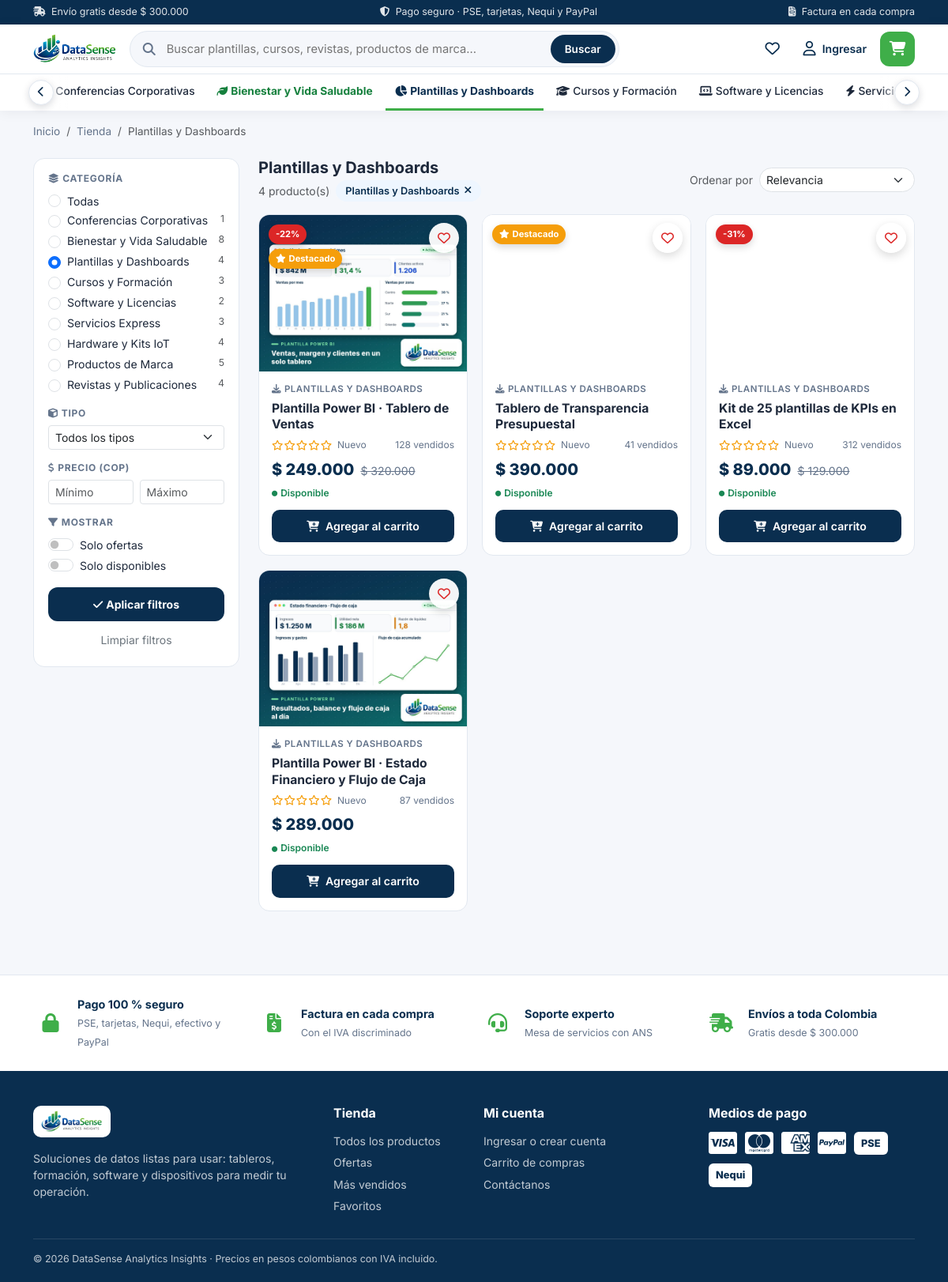
/tienda.php?categoria=plantillas-dashboards, run on the app's committed database.
### tables this page shows
CREATE TABLE `tienda_categorias` (
  `id` int(11) NOT NULL AUTO_INCREMENT,
  `nombre` varchar(80) NOT NULL,
  `slug` varchar(90) NOT NULL,
  `icono` varchar(40) NOT NULL DEFAULT 'fa-tag',
  `orden` int(11) NOT NULL DEFAULT 0,
  `activa` tinyint(1) NOT NULL DEFAULT 1,
  PRIMARY KEY (`id`),
  UNIQUE KEY `uq_tienda_categoria_slug` (`slug`)
);

CREATE TABLE `tienda_productos` (
  `id` int(11) NOT NULL AUTO_INCREMENT,
  `categoria_id` int(11) DEFAULT NULL,
  `sku` varchar(30) NOT NULL,
  `nombre` varchar(150) NOT NULL,
  `slug` varchar(170) NOT NULL,
  `resumen` varchar(255) NOT NULL DEFAULT '',
  `descripcion` text DEFAULT NULL,
  `incluye` text DEFAULT NULL,
  `tipo` varchar(20) NOT NULL DEFAULT 'Digital',
  `precio` decimal(14,2) NOT NULL,
  `precio_anterior` decimal(14,2) DEFAULT NULL,
  `stock` int(11) DEFAULT NULL,
  `requiere_envio` tinyint(1) NOT NULL DEFAULT 0,
  `icono` varchar(40) NOT NULL DEFAULT 'fa-box',
  `color` varchar(7) NOT NULL DEFAULT '#0A2E4F',
  `imagen` varchar(255) DEFAULT NULL,
  `destacado` tinyint(1) NOT NULL DEFAULT 0,
  `estado` varchar(10) NOT NULL DEFAULT 'Activo',
  `vendidos` int(11) NOT NULL DEFAULT 0,
  `created_at` datetime NOT NULL DEFAULT current_timestamp(),
  `updated_at` datetime DEFAULT NULL,
  PRIMARY KEY (`id`),
  UNIQUE KEY `uq_tienda_producto_sku` (`sku`),
  UNIQUE KEY `uq_tienda_producto_slug` (`slug`),
  KEY `idx_tienda_producto_categoria` (`categoria_id`,`estado`)
);

### tienda.php (the view, shortened to what the rows shown need)
<?php
require_once __DIR__ . '/includes/seguridad.php';
require_once __DIR__ . '/includes/tienda.php';
require_once __DIR__ . '/includes/tienda_layout.php';
$db = require __DIR__ . '/config/database.php';
$texto = function ($clave) { return is_string($_GET[$clave] ?? null) ? trim($_GET[$clave]) : ''; };
$filtros = [
    'q' => mb_substr($texto('q'), 0, 80), 'categoria' => $texto('categoria'), 'tipo' => $texto('tipo'),
    'min' => ctype_digit($texto('min')) ? $texto('min') : '', 'max' => ctype_digit($texto('max')) ? $texto('max') : '',
    'oferta' => $texto('oferta') === '1', 'disponibles' => $texto('disponibles') === '1', 'orden' => isset(ORDENES_TIENDA[$texto('orden')]) ? $texto('orden') : 'relevancia',
];
$favoritos = $texto('vista') === 'favoritos';
$categorias = categoriasTienda($db);
$categoria_actual = null;
foreach ($categorias as $c) if ($c['slug'] === $filtros['categoria']) $categoria_actual = $c;
$filtrando = $filtros['q'] !== '' || $filtros['categoria'] !== '' || $filtros['tipo'] !== '' || $filtros['min'] !== '' || $filtros['max'] !== '' || $filtros['oferta'] || $filtros['disponibles'];
$productos = $favoritos ? [] : productosTienda($db, $filtros);
$por_pagina = 12;
$total = count($productos);
$paginas = max(1, (int) ceil($total / $por_pagina));
$pagina = min($paginas, max(1, (int) ($_GET['pagina'] ?? 1)));
$visibles = array_slice($productos, ($pagina - 1) * $por_pagina, $por_pagina);
$enlace = function (array $cambios = []) use ($filtros) {
    $parametros = array_merge(['q' => $filtros['q'], 'categoria' => $filtros['categoria'], 'tipo' => $filtros['tipo'], 'min' => $filtros['min'], 'max' => $filtros['max'],
                               'oferta' => $filtros['oferta'] ? '1' : '', 'disponibles' => $filtros['disponibles'] ? '1' : '', 'orden' => $filtros['orden'] === 'relevancia' ? '' : $filtros['orden']], $cambios);
    $parametros = array_filter($parametros, function ($v) { return $v !== '' && $v !== null && $v !== false; });
    return 'tienda.php' . ($parametros ? '?' . http_build_query($parametros) : '');
};
if ($favoritos) $titulo = 'Mis favoritos';
elseif ($categoria_actual) $titulo = $categoria_actual['nombre'];
elseif ($filtros['q'] !== '') $titulo = 'Resultados para «' . $filtros['q'] . '»';
elseif ($filtros['oferta']) $titulo = 'Ofertas';
else $titulo = 'Tienda';
cabeceraTienda($db, $titulo, [
    'activo' => $filtrando || $favoritos ? '' : 'tienda', 'categoria' => $filtros['categoria'], 'oferta' => $filtros['oferta'],
    'migas' => $filtrando || $favoritos ? [['Tienda', 'tienda.php'], [$titulo, null]] : [],
]);
?>
<div class="container py-4">
    <?php if ($favoritos): ?>
        <h1 class="h3 fw-bold mb-1"><i class="fas fa-heart text-danger me-2"></i>Mis favoritos</h1>
        <p class="text-muted">Productos que guardaste en este navegador.</p>
        <div id="vistaFavoritos"><div class="text-center text-muted py-5"><i class="fas fa-circle-notch fa-spin"></i></div></div>
    <?php else: ?>
    <div class="row g-4" id="catalogo">
        <aside class="col-lg-3">
            <form class="tienda-filtros collapse d-lg-block" id="panelFiltros" method="get" action="tienda.php">
                <?php foreach ($categorias as $c): ?>
                <div class="form-check"><input class="form-check-input" type="radio" name="categoria" id="cat_<?= (int) $c['id'] ?>" value="<?= esc($c['slug']) ?>" <?= $filtros['categoria'] === $c['slug'] ? 'checked' : '' ?>>
                    <label class="form-check-label d-flex justify-content-between" for="cat_<?= (int) $c['id'] ?>"><?= esc($c['nombre']) ?> <span class="text-muted small ms-2"><?= (int) $c['productos'] ?></span></label></div>
                <?php endforeach; ?>
            </form>
        </aside>
        <section class="col-lg-9" aria-live="polite">
            <div class="barra-resultados">
                <div>
                    <h2 class="h5 fw-bold mb-1"><?= esc($filtrando ? $titulo : 'Todos los productos') ?></h2>
                    <div class="d-flex flex-wrap gap-2 align-items-center small text-muted">
                        <span id="totalResultados"><?= $total ?> producto(s)</span>
                        <?php if ($categoria_actual): ?><a class="filtro-activo" href="<?= esc($enlace(['categoria' => ''])) ?>"><?= esc($categoria_actual['nombre']) ?> <i class="fas fa-xmark"></i></a><?php endif; ?>
                    </div>
                </div>
            </div>
            <?php if ($visibles): ?>
                <div class="rejilla-productos" id="rejillaCatalogo"><?php foreach ($visibles as $p) echo tarjetaProductoTienda($p); ?></div>
            <?php endif; ?>
        </section>
    </div>
    <?php endif; ?>
</div>
<?php pieTienda($db); ?>

### includes/tienda_layout.php (shortened to what the rows shown need)
<?php
require_once __DIR__ . '/redes.php';
function cabeceraTienda(PDO $db, $titulo, array $op = []) {
    $categorias = categoriasTienda($db);
    ?>
<!DOCTYPE html>
<html lang="es">
<head>
    <link href="https://cdn.jsdelivr.net/npm/bootstrap@5.3.2/dist/css/bootstrap.min.css" rel="stylesheet">
    <link rel="stylesheet" href="https://cdnjs.cloudflare.com/ajax/libs/font-awesome/6.5.0/css/all.min.css">
    <link rel="stylesheet" href="css/tienda.css?v=20260915">
</head>
<body class="tienda">
<header class="tienda-header" id="cabeceraTienda">
    <nav class="tienda-categorias" aria-label="Categorías">
        <div class="container categorias-marco">
            <div class="categorias-pista" id="pistaCategorias">
            <?php foreach ($categorias as $c): ?>
                <a href="tienda.php?categoria=<?= esc(urlencode($c['slug'])) ?>" class="<?= ($op['categoria'] ?? '') === $c['slug'] ? 'activo' : '' ?> <?= $c['slug'] === 'bienestar-saludable' ? 'saludable' : '' ?>"><i class="fas <?= esc($c['icono']) ?> me-1"></i><?= esc($c['nombre']) ?></a>
            <?php endforeach; ?>
            </div>
        </div>
    </nav>
</header>
<main class="tienda-main">
    <?php
}
function pieTienda(PDO $db) {
    ?>
</main>
</body>
</html>
    <?php
}
function tarjetaProductoTienda(array $p, $prefijo = '') {
    $descuento = descuentoProducto($p);
    list($texto_stock, $clase_stock) = stockProducto($p);
    $agotado = maximoCompraProducto($p) <= 0;
    $url = $prefijo . 'producto.php?p=' . urlencode($p['slug']);
    ?>
    <article class="producto-card" data-producto="<?= (int) $p['id'] ?>">
        <a href="<?= esc($url) ?>" class="producto-enlace" aria-label="<?= esc($p['nombre']) ?>">
            <?= imagenProductoTienda($p, $prefijo) ?>
        </a>
        <div class="producto-insignias">
            <?php if ($descuento): ?><span class="insignia insignia-oferta">-<?= $descuento ?>%</span><?php endif; ?>
            <?php if ((int) $p['destacado']): ?><span class="insignia insignia-destacado"><i class="fas fa-star me-1"></i>Destacado</span><?php endif; ?>
        </div>
        <button type="button" class="producto-favorito" data-favorito="<?= (int) $p['id'] ?>" aria-label="Agregar a favoritos" title="Agregar a favoritos"><i class="far fa-heart"></i></button>
        <div class="producto-cuerpo">
            <div class="producto-categoria"><i class="fas <?= esc(TIPOS_PRODUCTO[$p['tipo']] ?? 'fa-box') ?> me-1"></i><?= esc($p['categoria'] ?: $p['tipo']) ?></div>
            <h3 class="producto-nombre"><a href="<?= esc($url) ?>"><?= esc($p['nombre']) ?></a></h3>
            <div class="producto-calificacion">
                <?= estrellasTienda($p['calificacion']) ?>
                <span><?= (int) $p['resenas'] ? '(' . (int) $p['resenas'] . ')' : 'Nuevo' ?></span>
                <?php if ((int) $p['vendidos'] > 0): ?><span class="ms-auto"><?= (int) $p['vendidos'] ?> vendidos</span><?php endif; ?>
            </div>
            <div class="producto-precio">
                <span class="precio-actual"><?= dinero($p['precio']) ?></span>
                <?php if ($descuento): ?><span class="precio-anterior"><?= dinero($p['precio_anterior']) ?></span><?php endif; ?>
            </div>
            <div class="producto-stock text-<?= $clase_stock ?>"><i class="fas fa-circle me-1"></i><?= esc($texto_stock) ?></div>
            <button type="button" class="btn-agregar" data-agregar="<?= (int) $p['id'] ?>" <?= $agotado ? 'disabled' : '' ?>>
                <i class="fas <?= $agotado ? 'fa-ban' : 'fa-cart-plus' ?> me-2"></i><?= $agotado ? 'Agotado' : 'Agregar al carrito' ?>
            </button>
        </div>
    </article>
    <?php
    return ob_get_clean();
}

### includes/tienda.php (shortened to what the rows shown need)
<?php
require_once __DIR__ . '/seguridad.php';
require_once __DIR__ . '/contabilidad.php';
function categoriasTienda(PDO $db, $solo_activas = true) {
    return $db->query("SELECT c.*, COUNT(p.id) AS productos FROM tienda_categorias c
                       LEFT JOIN tienda_productos p ON p.categoria_id = c.id AND p.estado = 'Activo'
                       " . ($solo_activas ? 'WHERE c.activa = 1 ' : '') . "GROUP BY c.id ORDER BY c.orden, c.nombre")->fetchAll(PDO::FETCH_ASSOC);
}
function productosTienda(PDO $db, array $f = []) {
    $where = [];
    $params = [];
    if (empty($f['incluir_inactivos'])) $where[] = "p.estado = 'Activo'";
    if (!empty($f['categoria'])) { $where[] = 'c.slug = ?'; $params[] = (string) $f['categoria']; }
    $ordenes = [
        'relevancia' => 'p.destacado DESC, p.vendidos DESC, p.id DESC', 'vendidos' => 'p.vendidos DESC, p.id DESC',
        'precio_asc' => 'p.precio ASC, p.id', 'precio_desc' => 'p.precio DESC, p.id', 'nuevos' => 'p.created_at DESC, p.id DESC',
        'calificacion' => 'calificacion DESC, resenas DESC, p.vendidos DESC',
    ];
    $orden = $ordenes[(string) ($f['orden'] ?? '')] ?? $ordenes['relevancia'];
    $stmt = $db->prepare("SELECT p.*, c.nombre AS categoria, c.slug AS categoria_slug, COALESCE(r.promedio, 0) AS calificacion, COALESCE(r.total, 0) AS resenas
                          FROM tienda_productos p
                          LEFT JOIN tienda_categorias c ON c.id = p.categoria_id
                          LEFT JOIN (SELECT producto_id, AVG(calificacion) AS promedio, COUNT(*) AS total FROM tienda_resenas GROUP BY producto_id) r ON r.producto_id = p.id"
                       . ($where ? ' WHERE ' . implode(' AND ', $where) : '') . " ORDER BY $orden" . (!empty($f['limite']) ? ' LIMIT ' . (int) $f['limite'] : ''));
    $stmt->execute($params);
    return $stmt->fetchAll(PDO::FETCH_ASSOC);
}
function descuentoProducto(array $p) {
    return (float) $p['precio_anterior'] > (float) $p['precio'] ? (int) round(100 - (float) $p['precio'] * 100 / (float) $p['precio_anterior']) : 0;
}
function maximoCompraProducto(array $p) {
    return $p['stock'] === null ? TIENDA_MAX_UNIDADES : max(0, min(TIENDA_MAX_UNIDADES, (int) $p['stock']));
}
function stockProducto(array $p) {
    if ($p['stock'] === null) return ['Disponible', 'success'];
    $stock = (int) $p['stock'];
    return ["$stock disponibles", 'success'];
}
function estrellasTienda($promedio) {
    $promedio = (float) $promedio;
    $html = '';
    for ($i = 1; $i <= 5; $i++) {
        $clase = $promedio >= $i - 0.25 ? 'fas fa-star' : ($promedio >= $i - 0.75 ? 'fas fa-star-half-stroke' : 'far fa-star');
        $html .= '<i class="' . $clase . '" aria-hidden="true"></i>';
    }
    return '<span class="estrellas" title="' . number_format($promedio, 1, ',', '') . ' de 5">' . $html . '</span>';
}
function imagenProductoTienda(array $p, $prefijo = '', $clase = 'producto-media') {
    $imagen = (string) ($p['imagen'] ?? '');
    if (preg_match('/^prod_[a-f0-9]{16}\.(jpg|png|webp)$/', $imagen) && is_file(__DIR__ . '/../img/productos/' . $imagen)) {
        $alt = trim((string) ($p['nombre'] ?? '')) ?: 'Producto';
        return '<div class="' . esc($clase) . ' con-imagen"><img src="' . esc($prefijo . 'img/productos/' . $imagen) . '" alt="' . esc($alt) . '" loading="lazy" decoding="async"></div>';
    }
    $color = preg_match('/^#[0-9a-fA-F]{6}$/', (string) ($p['color'] ?? '')) ? $p['color'] : '#0A2E4F';
    $icono = preg_match('/^fa-[a-z0-9-]+$/', (string) ($p['icono'] ?? '')) ? $p['icono'] : 'fa-box';
    return '<div class="' . esc($clase) . '" style="--color-producto:' . $color . '"><i class="fas ' . $icono . '" aria-hidden="true"></i></div>';
}

### data on the page
tienda_categorias: nombre "Conferencias Corporativas", slug "☐ Conferencias Corporativas 1", productos "1"
tienda_categorias: nombre "Bienestar y Vida Saludable", slug "☐ Bienestar y Vida Saludable 8", productos "8"
tienda_categorias: nombre "Plantillas y Dashboards", slug "☑ Plantillas y Dashboards 4", productos "4"
tienda_categorias: nombre "Cursos y Formación", slug "☐ Cursos y Formación 3", productos "3"
tienda_categorias: nombre "Software y Licencias", slug "☐ Software y Licencias 2", productos "2"
tienda_categorias: nombre "Servicios…", slug "☐ Servicios Express 3", nombre "Servicios Express", productos "3"
tienda_categorias: slug "☐ Hardware y Kits IoT 4", nombre "Hardware y Kits IoT", productos "4"
tienda_categorias: slug "☐ Productos de Marca 5", nombre "Productos de Marca", productos "5"
tienda_categorias: slug "☐ Revistas y Publicaciones 4", nombre "Revistas y Publicaciones", productos "4"
tienda_productos: imagen (picture), descuento "22", destacado 1 (drawn), tienda_categorias.nombre "PLANTILLAS Y DASHBOARDS", nombre "Plantilla Power BI · Tablero de Ventas", vendidos "128", precio "$ 249.000", precio_anterior "$ 320.000", shows "Agregar al carrito"
tienda_productos: imagen (picture), destacado 1 (drawn), tienda_categorias.nombre "PLANTILLAS Y DASHBOARDS", nombre "Tablero de Transparencia Presupuestal", vendidos "41", precio "$ 390.000", shows "Agregar al carrito"
tienda_productos: imagen (picture), descuento "31", tienda_categorias.nombre "PLANTILLAS Y DASHBOARDS", nombre "Kit de 25 plantillas de KPIs en Excel", vendidos "312", precio "$ 89.000", precio_anterior "$ 129.000", shows "Agregar al carrito"
tienda_productos: imagen (picture), tienda_categorias.nombre "PLANTILLAS Y DASHBOARDS", nombre "Plantilla Power BI · Estado Financiero y Flujo de Caja", vendidos "87", precio "$ 289.000", shows "Agregar al carrito"

### other printed values
dinero(TIENDA_ENVIO_GRATIS_DESDE) "$ 300.000"
$miga[0] "Tienda"
$miga[0] "Plantillas y Dashboards"
$filtrando ? $titulo : 'Todos los productos' "Plantillas y Dashboards"
$total "4"
form field value "Relevancia"
